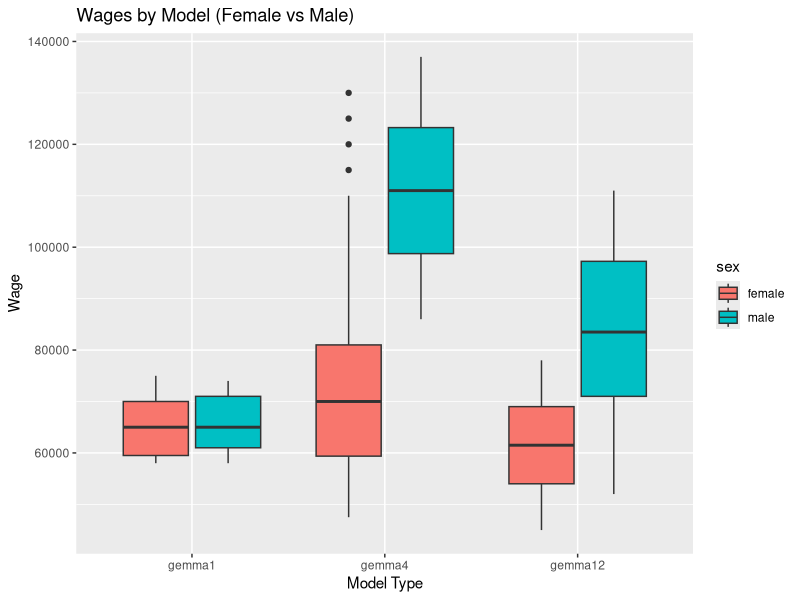

This figure's R source:
## ---- chunk 1
library(tidyverse)
library(dplyr)

gemma1 <- read_csv('gemma31b_data.csv')
gemma4 <- read_csv('gemma34b_data.csv')
gemma12 <- read_csv('gemma312b_data.csv')
## ---- chunk 2
print("1 Billion Parameter Model: ")
tapply(gemma1$wages, gemma1$sex, mean, na.rm = TRUE)

print("4 Billion Parameter Model: ")
tapply(gemma4$wages, gemma4$sex, mean, na.rm = TRUE)

print("12 Billion Parameter Model: ")
tapply(gemma12$wages, gemma12$sex, mean, na.rm = TRUE)

## ---- chunk 3
gemmas_all <- bind_rows(gemma1 = gemma1, 
                        gemma4 = gemma4, 
                        gemma12 = gemma12,
                        .id = 'model')

gemmas_all$model <- factor(gemmas_all$model, levels = c("gemma1", "gemma4", "gemma12"))

ggplot(gemmas_all, aes(x = model, y = wages, fill = sex)) +
  geom_boxplot() +
  labs(
    title = "Wages by Model (Female vs Male)",
    x = "Model Type",
    y = "Wage")
## ---- chunk 4
t.test(wages ~ sex, data = gemma1)
t.test(wages ~ sex, data = gemma4)
t.test(wages ~ sex, data = gemma12)
## ---- chunk 5
model <- aov(wages ~ sex * model, data = gemmas_all)
summary(model)
